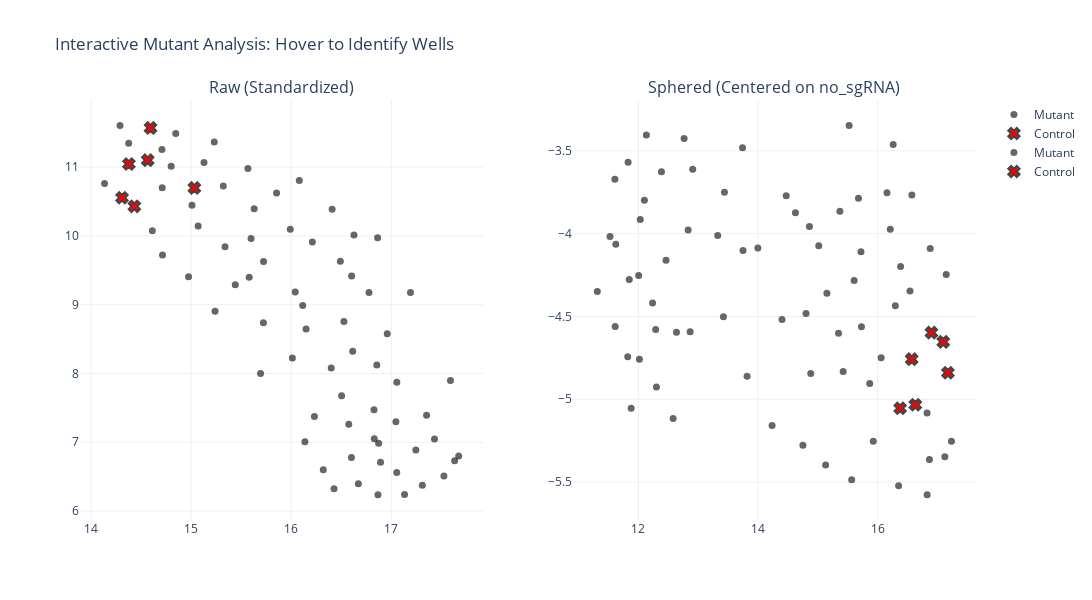

Notebook code cell kept with this figure:
### Code cell
import pandas as pd
import numpy as np
import os
import umap
from tqdm import tqdm
from sklearn.preprocessing import StandardScaler
import plotly.graph_objects as go
from plotly.subplots import make_subplots

# ==========================================
# 1. SETUP PATHS & CONFIG (Windows Style)
# ==========================================
# Using 'r' before the string prevents "invalid escape sequence" errors on Windows
PROJECT_ROOT = r"E:\groteEdeepprofilerdingen\deepprofileroutputsetc\my_dp_project (Copy)"
FEATURES_BASE = os.path.join(PROJECT_ROOT, "outputs", "results", "features")
METADATA_PATH = os.path.join(PROJECT_ROOT, "inputs", "metadata", "index.csv")

CONTROL_NAME = "no_sgRNA" 
TREATMENT_COL = "Treatment"
REG_PARAM = 1e-2

# ==========================================
# 2. HIERARCHICAL DATA LOADING
# ==========================================
print("Loading Metadata...")
if not os.path.exists(METADATA_PATH):
    raise FileNotFoundError(f"Metadata not found at {METADATA_PATH}")

meta = pd.read_csv(METADATA_PATH)
site_level_data = []
site_level_features = []

print(f"Loading features from: {FEATURES_BASE}")
for i in tqdm(meta.index, desc="Processing Sites"):
    filename = os.path.join(
        FEATURES_BASE,
        str(meta.loc[i, "Metadata_Plate"]),
        str(meta.loc[i, "Metadata_Well"]),
        f"{meta.loc[i, 'Metadata_Site']}.npz"
    )

    if os.path.isfile(filename):
        try:
            with np.load(filename) as data:
                cells = data["features"]
                cells_f = cells[~np.isnan(cells).any(axis=1)]
                if len(cells_f) > 0:
                    # AGGREGATION 1: Site-level Median
                    site_median = np.median(cells_f, axis=0)
                    site_level_data.append({
                        "Well_ID": f"{meta.loc[i, 'Metadata_Plate']}_{meta.loc[i, 'Metadata_Well']}",
                        "Treatment": str(meta.loc[i, TREATMENT_COL]).strip()
                    })
                    site_level_features.append(site_median)
        except: continue

# Create DataFrame
num_features = site_level_features[0].shape[0]
feature_cols = [i for i in range(num_features)]
sites_df = pd.concat([pd.DataFrame(site_level_data), 
                      pd.DataFrame(site_level_features, columns=feature_cols)], axis=1)

# ==========================================
# 3. WELL-LEVEL AGGREGATION (MEAN)
# ==========================================
# This allows us to see individual dots for each well
wells = sites_df.groupby(["Well_ID", "Treatment"])[feature_cols].mean().reset_index()
print(f"Done. Found {len(wells)} unique wells.")

# ==========================================
# 4. SPHERING (ZCA WHITENING)
# ==========================================
def perform_sphering(df, ctrl_label, reg):
    ctrl_wells = df[df["Treatment"] == ctrl_label][feature_cols].values
    if len(ctrl_wells) < 2:
        print("Warning: Need at least 2 control wells for sphering.")
        return None
    
    mean_vec = np.mean(ctrl_wells, axis=0)
    X_centered = df[feature_cols].values - mean_vec
    
    # Calculate ZCA Matrix
    cov = np.dot((ctrl_wells - mean_vec).T, (ctrl_wells - mean_vec)) / (len(ctrl_wells) - 1)
    evals, evecs = np.linalg.eigh(cov + reg * np.eye(cov.shape[0]))
    zca_matrix = np.dot(evecs, np.dot(np.diag(1.0 / np.sqrt(evals + 1e-6)), evecs.T))
    
    return np.dot(X_centered, zca_matrix.T)

X_raw_scaled = StandardScaler().fit_transform(wells[feature_cols].values)
X_sphered = perform_sphering(wells, CONTROL_NAME, REG_PARAM)

# ==========================================
# 5. UMAP & INTERACTIVE PLOTLY VISUALIZATION
# ==========================================
print("Running UMAP dimensionality reduction...")
n_neighbors = min(15, len(wells) - 1)
reducer = umap.UMAP(n_neighbors=n_neighbors, random_state=42)

emb_raw = reducer.fit_transform(X_raw_scaled)
emb_sph = reducer.fit_transform(X_sphered) if X_sphered is not None else None

# Build the interactive figure
fig = make_subplots(
    rows=1, cols=2, 
    subplot_titles=("Raw (Standardized)", f"Sphered (Centered on {CONTROL_NAME})")
)

def add_traces(fig, coords, col_idx):
    temp_df = wells[["Well_ID", "Treatment"]].copy()
    temp_df["x"] = coords[:, 0]
    temp_df["y"] = coords[:, 1]
    
    # Mutants: Black dots
    mutants = temp_df[temp_df["Treatment"] != CONTROL_NAME]
    fig.add_trace(go.Scatter(
        x=mutants["x"], y=mutants["y"],
        mode='markers', name='Mutant',
        marker=dict(color='black', size=7, opacity=0.6),
        text=[f"Mutant: {t}<br>Well: {w}" for t, w in zip(mutants["Treatment"], mutants["Well_ID"])],
        hoverinfo='text'
    ), row=1, col=col_idx)

    # Controls: Red X's
    controls = temp_df[temp_df["Treatment"] == CONTROL_NAME]
    fig.add_trace(go.Scatter(
        x=controls["x"], y=controls["y"],
        mode='markers', name='Control',
        marker=dict(color='red', size=10, symbol='x', line=dict(width=2)),
        text=[f"CONTROL: {t}<br>Well: {w}" for t, w in zip(controls["Treatment"], controls["Well_ID"])],
        hoverinfo='text'
    ), row=1, col=col_idx)

add_traces(fig, emb_raw, 1)
if emb_sph is not None:
    add_traces(fig, emb_sph, 2)

fig.update_layout(
    title="Interactive Mutant Analysis: Hover to Identify Wells",
    template="plotly_white",
    height=600, width=1200,
    showlegend=True
)

fig.show()

# Optional: Uncomment the line below to save this as a file you can open in a browser
# fig.write_html("Mutant_UMAP_Interactive.html")

### Figure 1 — Plotly figure (JSON) as saved in the notebook; plotly's stock layout.template omitted (floating-point values rounded to 4 significant figures)
{"data": [{"hoverinfo": "text", "marker": {"color": "black", "opacity": 0.6, "size": 7}, "mode": "markers", "name": "Mutant", "text": ["Mutant: dnaG<br>Well: PLATE1_T2_A1", "Mutant: aroE<br>Well: PLATE1_T2_A10", "Mutant: rpmA<br>Well: PLATE1_T2_A2", "Mutant: coaBC<br>Well: PLATE1_T2_A3", "Mutant: fabG<br>Well: PLATE1_T2_A4", "Mutant: cca<br>Well: PLATE1_T2_A5", "Mutant: dapH<br>Well: PLATE1_T2_A6", "Mutant: asnB<br>Well: PLATE1_T2_A7", "Mutant: cspR<br>Well: PLATE1_T2_A8", "Mutant: aroF<br>Well: PLATE1_T2_A9", "Mutant: rnjA<br>Well: PLATE1_T2_B1", "Mutant: dnaI<br>Well: PLATE1_T2_B10", "Mutant: alaS<br>Well: PLATE1_T2_B2", "Mutant: fabD<br>Well: PLATE1_T2_B3", "Mutant: glyQ<br>Well: PLATE1_T2_B4", "Mutant: mrpB<br>Well: PLATE1_T2_B5", "Mutant: glmU<br>Well: PLATE1_T2_B6", "Mutant: sufC<br>Well: PLATE1_T2_B7", "Mutant: glmS<br>Well: PLATE1_T2_B8", "Mutant: yerQ<br>Well: PLATE1_T2_B9", "Mutant: era<br>Well: PLATE1_T2_C1", "Mutant: rpsI<br>Well: PLATE1_T2_C10", "Mutant: trnH<br>Well: PLATE1_T2_C2", "Mutant: eno<br>Well: PLATE1_T2_C3", "Mutant: rpsS<br>Well: PLATE1_T2_C4", "Mutant: engA<br>Well: PLATE1_T2_C5", "Mutant: rpsM<br>Well: PLATE1_T2_C6", "Mutant: dxs<br>Well: PLATE1_T2_C7", "Mutant: rpsL<br>Well: PLATE1_T2_C8", "Mutant: dxr<br>Well: PLATE1_T2_C9", "Mutant: rpsN<br>Well: PLATE1_T2_D1", "Mutant: hepS<br>Well: PLATE1_T2_D10", "Mutant: mnaA<br>Well: PLATE1_T2_D2", "Mutant: tagF<br>Well: PLATE1_T2_D3", "Mutant: plsC<br>Well: PLATE1_T2_D4", "Mutant: aroK<br>Well: PLATE1_T2_D5", "Mutant: alrA<br>Well: PLATE1_T2_D6", "Mutant: racE<br>Well: PLATE1_T2_D7", "Mutant: holA<br>Well: PLATE1_T2_D8", "Mutant: dapF<br>Well: PLATE1_T2_D9", "Mutant: groEL<br>Well: PLATE1_T2_E1", "Mutant: rplT<br>Well: PLATE1_T2_E10", "Mutant: ylaN189<br>Well: PLATE1_T2_E2", "Mutant: gpsA<br>Well: PLATE1_T2_E3", "Mutant: ylaN87<br>Well: PLATE1_T2_E4", "Mutant: gmk<br>Well: PLATE1_T2_E5", "Mutant: ylaN27_2<br>Well: PLATE1_T2_E6", "Mutant: glyA<br>Well: PLATE1_T2_E7", "Mutant: rpsNA<br>Well: PLATE1_T2_E8", "Mutant: glmM<br>Well: PLATE1_T2_E9", "Mutant: Unknown<br>Well: PLATE1_T2_F1", "Mutant: mreB<br>Well: PLATE1_T2_F10", "Mutant: Unknown<br>Well: PLATE1_T2_F2", "Mutant: Unknown<br>Well: PLATE1_T2_F3", "Mutant: Unknown<br>Well: PLATE1_T2_F4", "Mutant: Unknown<br>Well: PLATE1_T2_F5", "Mutant: Unknown<br>Well: PLATE1_T2_F6", "Mutant: Unknown<br>Well: PLATE1_T2_F7", "Mutant: Unknown<br>Well: PLATE1_T2_F8", "Mutant: Unknown<br>Well: PLATE1_T2_F9", "Mutant: ispG<br>Well: PLATE1_T2_G1", "Mutant: yfkN<br>Well: PLATE1_T2_G10", "Mutant: ftsZ<br>Well: PLATE1_T2_G2", "Mutant: ispF<br>Well: PLATE1_T2_G3", "Mutant: ftsW<br>Well: PLATE1_T2_G4", "Mutant: ipk<br>Well: PLATE1_T2_G5", "Mutant: dapG<br>Well: PLATE1_T2_G6", "Mutant: infC<br>Well: PLATE1_T2_G7", "Mutant: trmD<br>Well: PLATE1_T2_G8", "Mutant: ileS<br>Well: PLATE1_T2_G9"], "type": "scatter", "x": [17.13, 15.72, 15.23, 15.99, 17.05, 16.53, 16.23, 16.57, 15.6, 14.71, 16.01, 17.35, 15.07, 16.6, 17.43, 16.21, 16.83, 16.87, 15.63, 16.41, 14.8, 16.43, 16.89, 16.85, 14.84, 17.05, 16.6, 16.08, 15.85, 17.24, 14.37, 16.15, 17.63, 16.11, 16.61, 15.01, 16.83, 16.96, 17.59, 16.14, 16.78, 16.67, 15.44, 15.72, 15.34, 14.61, 14.29, 16.49, 16.87, 15.32, 16.5, 15.58, 14.71, 14.97, 14.71, 16.04, 14.13, 16.63, 17.67, 17.31, 15.69, 15.24, 16.86, 16.32, 17.19, 16.4, 17.05, 17.53, 15.57, 15.13], "xaxis": "x", "y": [6.241, 8.738, 11.36, 10.1, 6.559, 8.754, 7.374, 7.261, 9.961, 11.26, 8.226, 7.394, 10.14, 6.78, 7.048, 9.91, 7.474, 6.987, 10.4, 10.39, 11.01, 6.323, 6.71, 8.122, 11.49, 7.3, 9.416, 10.81, 10.62, 6.889, 11.35, 8.647, 6.731, 8.987, 8.323, 10.45, 7.052, 8.577, 7.9, 7.008, 9.178, 6.397, 9.288, 9.628, 9.841, 10.08, 11.61, 9.632, 6.239, 10.72, 7.676, 9.399, 9.723, 9.407, 10.7, 9.185, 10.76, 10.01, 6.799, 6.374, 8.001, 8.903, 9.972, 6.6, 9.176, 8.079, 7.872, 6.508, 10.98, 11.07], "yaxis": "y"}, {"hoverinfo": "text", "marker": {"color": "red", "line": {"width": 2}, "size": 10, "symbol": "x"}, "mode": "markers", "name": "Control", "text": ["CONTROL: no_sgRNA<br>Well: PLATE1_T2_B11", "CONTROL: no_sgRNA<br>Well: PLATE1_T2_C11", "CONTROL: no_sgRNA<br>Well: PLATE1_T2_D11", "CONTROL: no_sgRNA<br>Well: PLATE1_T2_E11", "CONTROL: no_sgRNA<br>Well: PLATE1_T2_F11", "CONTROL: no_sgRNA<br>Well: PLATE1_T2_G11"], "type": "scatter", "x": [14.56, 14.43, 14.38, 15.03, 14.59, 14.31], "xaxis": "x", "y": [11.1, 10.43, 11.05, 10.7, 11.57, 10.55], "yaxis": "y"}, {"hoverinfo": "text", "marker": {"color": "black", "opacity": 0.6, "size": 7}, "mode": "markers", "name": "Mutant", "text": ["Mutant: dnaG<br>Well: PLATE1_T2_A1", "Mutant: aroE<br>Well: PLATE1_T2_A10", "Mutant: rpmA<br>Well: PLATE1_T2_A2", "Mutant: coaBC<br>Well: PLATE1_T2_A3", "Mutant: fabG<br>Well: PLATE1_T2_A4", "Mutant: cca<br>Well: PLATE1_T2_A5", "Mutant: dapH<br>Well: PLATE1_T2_A6", "Mutant: asnB<br>Well: PLATE1_T2_A7", "Mutant: cspR<br>Well: PLATE1_T2_A8", "Mutant: aroF<br>Well: PLATE1_T2_A9", "Mutant: rnjA<br>Well: PLATE1_T2_B1", "Mutant: dnaI<br>Well: PLATE1_T2_B10", "Mutant: alaS<br>Well: PLATE1_T2_B2", "Mutant: fabD<br>Well: PLATE1_T2_B3", "Mutant: glyQ<br>Well: PLATE1_T2_B4", "Mutant: mrpB<br>Well: PLATE1_T2_B5", "Mutant: glmU<br>Well: PLATE1_T2_B6", "Mutant: sufC<br>Well: PLATE1_T2_B7", "Mutant: glmS<br>Well: PLATE1_T2_B8", "Mutant: yerQ<br>Well: PLATE1_T2_B9", "Mutant: era<br>Well: PLATE1_T2_C1", "Mutant: rpsI<br>Well: PLATE1_T2_C10", "Mutant: trnH<br>Well: PLATE1_T2_C2", "Mutant: eno<br>Well: PLATE1_T2_C3", "Mutant: rpsS<br>Well: PLATE1_T2_C4", "Mutant: engA<br>Well: PLATE1_T2_C5", "Mutant: rpsM<br>Well: PLATE1_T2_C6", "Mutant: dxs<br>Well: PLATE1_T2_C7", "Mutant: rpsL<br>Well: PLATE1_T2_C8", "Mutant: dxr<br>Well: PLATE1_T2_C9", "Mutant: rpsN<br>Well: PLATE1_T2_D1", "Mutant: hepS<br>Well: PLATE1_T2_D10", "Mutant: mnaA<br>Well: PLATE1_T2_D2", "Mutant: tagF<br>Well: PLATE1_T2_D3", "Mutant: plsC<br>Well: PLATE1_T2_D4", "Mutant: aroK<br>Well: PLATE1_T2_D5", "Mutant: alrA<br>Well: PLATE1_T2_D6", "Mutant: racE<br>Well: PLATE1_T2_D7", "Mutant: holA<br>Well: PLATE1_T2_D8", "Mutant: dapF<br>Well: PLATE1_T2_D9", "Mutant: groEL<br>Well: PLATE1_T2_E1", "Mutant: rplT<br>Well: PLATE1_T2_E10", "Mutant: ylaN189<br>Well: PLATE1_T2_E2", "Mutant: gpsA<br>Well: PLATE1_T2_E3", "Mutant: ylaN87<br>Well: PLATE1_T2_E4", "Mutant: gmk<br>Well: PLATE1_T2_E5", "Mutant: ylaN27_2<br>Well: PLATE1_T2_E6", "Mutant: glyA<br>Well: PLATE1_T2_E7", "Mutant: rpsNA<br>Well: PLATE1_T2_E8", "Mutant: glmM<br>Well: PLATE1_T2_E9", "Mutant: Unknown<br>Well: PLATE1_T2_F1", "Mutant: mreB<br>Well: PLATE1_T2_F10", "Mutant: Unknown<br>Well: PLATE1_T2_F2", "Mutant: Unknown<br>Well: PLATE1_T2_F3", "Mutant: Unknown<br>Well: PLATE1_T2_F4", "Mutant: Unknown<br>Well: PLATE1_T2_F5", "Mutant: Unknown<br>Well: PLATE1_T2_F6", "Mutant: Unknown<br>Well: PLATE1_T2_F7", "Mutant: Unknown<br>Well: PLATE1_T2_F8", "Mutant: Unknown<br>Well: PLATE1_T2_F9", "Mutant: ispG<br>Well: PLATE1_T2_G1", "Mutant: yfkN<br>Well: PLATE1_T2_G10", "Mutant: ftsZ<br>Well: PLATE1_T2_G2", "Mutant: ispF<br>Well: PLATE1_T2_G3", "Mutant: ftsW<br>Well: PLATE1_T2_G4", "Mutant: ipk<br>Well: PLATE1_T2_G5", "Mutant: dapG<br>Well: PLATE1_T2_G6", "Mutant: infC<br>Well: PLATE1_T2_G7", "Mutant: trmD<br>Well: PLATE1_T2_G8", "Mutant: ileS<br>Well: PLATE1_T2_G9"], "type": "scatter", "x": [12.0, 13.82, 16.35, 15.93, 11.85, 13.75, 12.86, 12.02, 15.42, 16.86, 14.0, 12.46, 16.38, 11.62, 11.82, 15.68, 12.58, 12.3, 17.14, 15.56, 17.23, 12.03, 12.13, 13.33, 16.82, 12.76, 15.52, 16.57, 16.15, 12.24, 16.83, 14.4, 11.88, 14.63, 13.44, 16.29, 12.39, 13.74, 12.64, 12.29, 14.88, 12.1, 15.34, 15.37, 15.72, 16.06, 17.12, 14.8, 11.83, 16.21, 12.83, 15.01, 15.73, 15.61, 15.87, 14.86, 16.54, 15.15, 11.61, 11.61, 14.23, 15.13, 14.75, 11.31, 14.47, 13.42, 12.91, 11.53, 16.26, 16.88], "xaxis": "x2", "y": [-4.254, -4.861, -5.523, -5.254, -4.277, -4.102, -4.593, -4.759, -4.833, -5.364, -4.088, -4.162, -4.198, -4.064, -4.743, -3.787, -5.116, -4.926, -4.246, -5.487, -5.254, -3.915, -3.405, -4.011, -5.084, -3.426, -3.347, -3.767, -3.753, -4.419, -5.576, -4.519, -5.054, -3.874, -3.75, -4.435, -3.627, -3.482, -4.596, -4.579, -4.845, -3.798, -4.601, -3.865, -4.109, -4.749, -5.348, -4.482, -3.569, -3.974, -3.979, -4.073, -4.562, -4.283, -4.905, -3.958, -4.346, -4.36, -4.561, -3.672, -5.159, -5.397, -5.278, -4.35, -3.771, -4.501, -3.611, -4.018, -3.462, -4.09], "yaxis": "y2"}, {"hoverinfo": "text", "marker": {"color": "red", "line": {"width": 2}, "size": 10, "symbol": "x"}, "mode": "markers", "name": "Control", "text": ["CONTROL: no_sgRNA<br>Well: PLATE1_T2_B11", "CONTROL: no_sgRNA<br>Well: PLATE1_T2_C11", "CONTROL: no_sgRNA<br>Well: PLATE1_T2_D11", "CONTROL: no_sgRNA<br>Well: PLATE1_T2_E11", "CONTROL: no_sgRNA<br>Well: PLATE1_T2_F11", "CONTROL: no_sgRNA<br>Well: PLATE1_T2_G11"], "type": "scatter", "x": [16.57, 16.38, 17.1, 16.63, 17.17, 16.9], "xaxis": "x2", "y": [-4.758, -5.055, -4.654, -5.033, -4.84, -4.598], "yaxis": "y2"}], "layout": {"annotations": [{"font": {"size": 16}, "showarrow": false, "text": "Raw (Standardized)", "x": 0.225, "xanchor": "center", "xref": "paper", "y": 1, "yanchor": "bottom", "yref": "paper"}, {"font": {"size": 16}, "showarrow": false, "text": "Sphered (Centered on no_sgRNA)", "x": 0.775, "xanchor": "center", "xref": "paper", "y": 1, "yanchor": "bottom", "yref": "paper"}], "height": 600, "showlegend": true, "title": {"text": "Interactive Mutant Analysis: Hover to Identify Wells"}, "width": 1200, "xaxis": {"anchor": "y", "domain": [0, 0.45]}, "xaxis2": {"anchor": "y2", "domain": [0.55, 1]}, "yaxis": {"anchor": "x", "domain": [0, 1]}, "yaxis2": {"anchor": "x2", "domain": [0, 1]}}}
